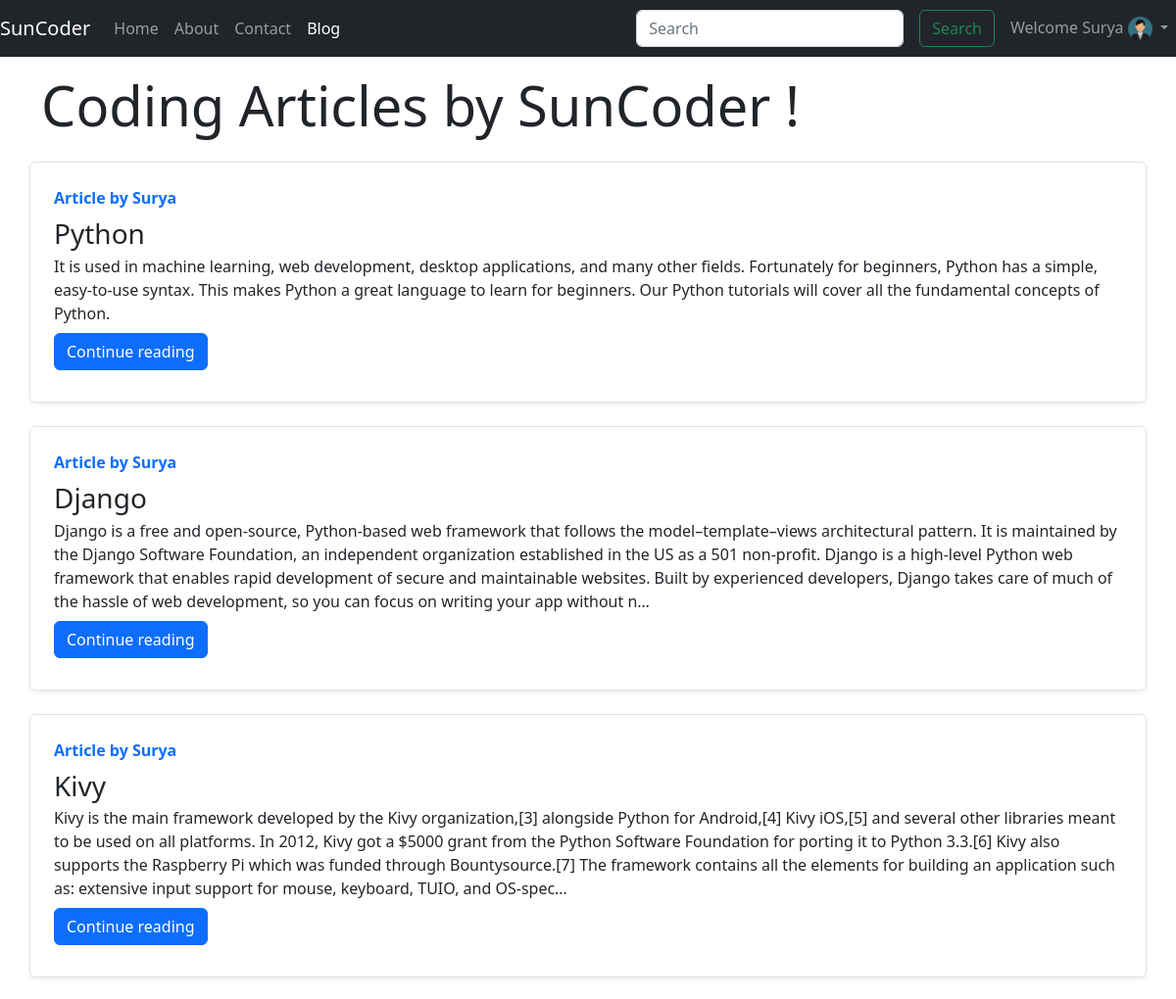
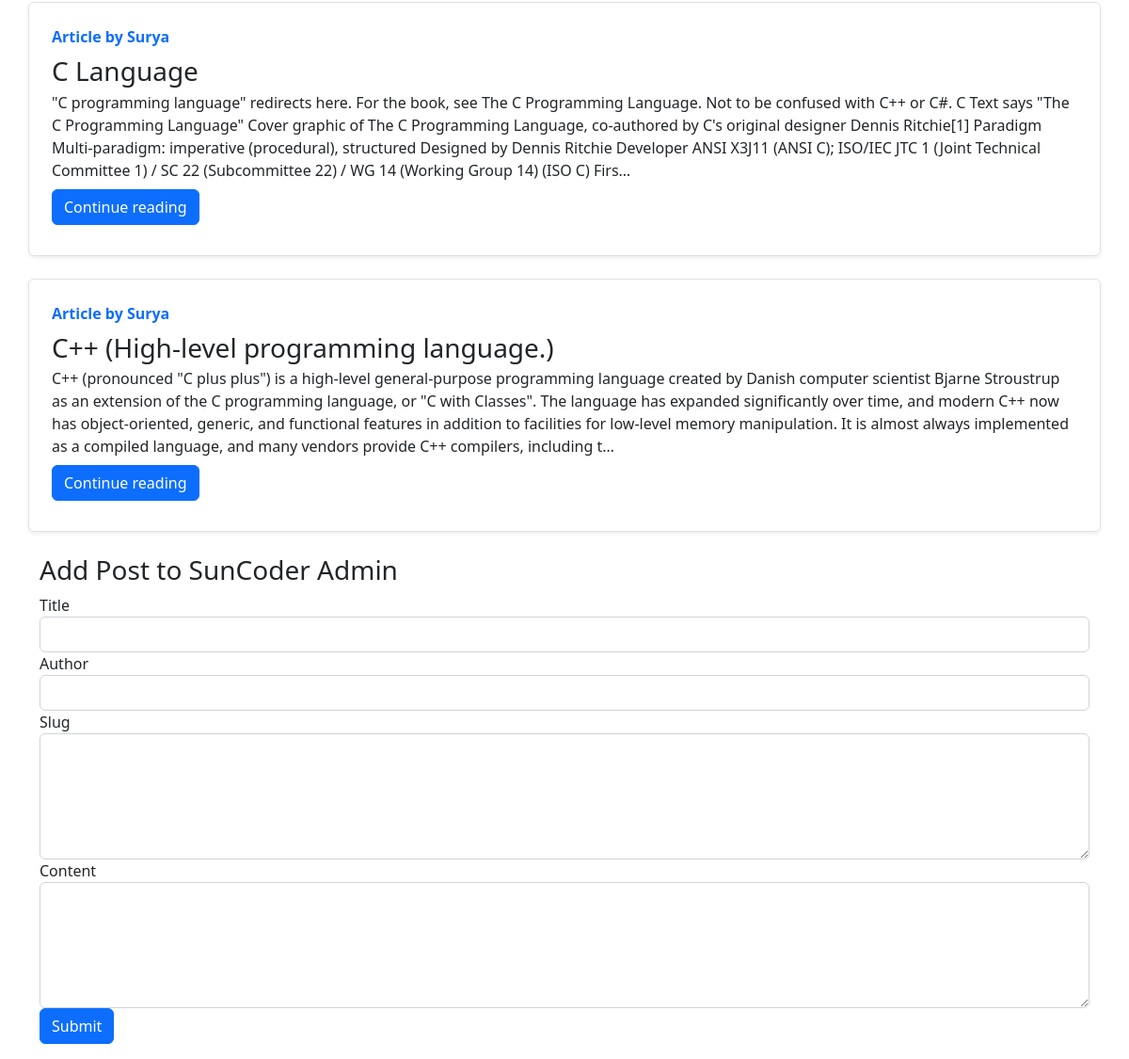
Page /blog/ (signed in) on the committed database (2 pictures, top to bottom).
### blog/models.py (models this page shows)
class Post(models.Model):
    sno=models.AutoField(primary_key=True)
    title=models.CharField(max_length=255)
    author=models.CharField(max_length=14)
    slug=models.CharField(max_length=130)
    content=models.TextField()
    timeStamp=models.DateTimeField(auto_now_add=True, blank=True)
    def __str__(self):
        return self.title + " by " + self.author

### blog/views.py (the view)
# urls.py: path('', views.blogHome, name="blogHome"),
def blogHome(request):
    allPosts=Post.objects.all()
    print(allPosts)
    context={'allPosts': allPosts}
    return render(request, 'blog/bloghome.html', context)

### templates/blog/bloghome.html (shortened to what this page needs)
{% extends 'base.html' %}
{% block blogactive %} active {% endblock blogactive %}
{% block body %}
<div class="container my-3">
    <marquee behavior = "alternate" scrollamount = "10" style = "border-radius: 10px;" bgcolor = "lightgreen"><h1 class="display-4">Coding Articles by SunCoder !</h1></marquee>
    {% for post in allPosts  %}
    <div class="row no-gutters border rounded overflow-hidden flex-md-row mb-4 shadow-sm h-md-250 my-4 position-relative">
        <div class="col p-4 d-flex flex-column position-static">
            <strong class="d-inline-block mb-2 text-primary">Article  by {{post.author}}</strong>
            <h3 class="mb-0">{{post.title}}</h3>
            <p class="card-text mb-auto">{{post.content| truncatechars:500}}</p>
            <div class="my-2">
            	<a href="/blog/{{post.slug}}" role="button" class="btn btn-primary">Continue reading</a>
            </div>
        </div>
        </div>
        {% endfor %}
    </div>
    <div class="container my-3">
        <h3>Add Post to SunCoder Admin</h3>
        <form action="blog/addPost" method="post">
          <div class="form-group">
            <label for="title">Title</label>
            <input type="title" class="form-control" id="title" name="title" aria-describedby="titleHelp">
          </div>
          <div class="form-group">
            <label for="author">Author</label>
            <input type="author" class="form-control" id="author" name="author">
          </div>
          <div class="form-group">
            <label for="slug">Slug</label>
            <textarea class="form-control" name="slug" id="slug" cols="30" rows="5"></textarea>
          </div>
          <div class="form-group">
            <label for="content">Content</label>
            <textarea class="form-control" name="content" id="content" cols="30" rows="5"></textarea>
          </div>
          <button type="submit" class="btn btn-primary">Submit</button>
        </form>
        </div>
 {% endblock body %}

### templates/base.html (shortened to what this page needs)
<!doctype html>
<html lang="en">
<head>
  <link href="https://cdn.jsdelivr.net/npm/bootstrap@5.2.3/dist/css/bootstrap.min.css" rel="stylesheet"
>
</head>
</head>
<body>
  <nav class="navbar navbar-expand-lg navbar-dark bg-dark">
    <a class="navbar-brand" href="/">SunCoder</a>
    <div class="collapse navbar-collapse" id="navbarSupportedContent">
      <ul class="navbar-nav mr-auto">
        <li class="nav-item">
          <a class="nav-link {% block homeactive %} {% endblock homeactive %}" href="/">Home</a>
        </li>
        <li class="nav-item">
          <a class="nav-link {% block aboutactive %} {% endblock aboutactive %}" href="/about">About</a>
        </li>
        <li class="nav-item">
          <a class="nav-link {% block contactactive %} {% endblock contactactive %}" href="/contact">Contact</a>
        </li>
        <li class="nav-item">
          <a class="nav-link {% block blogactive %} {% endblock blogactive %}" href="/blog">Blog</a>
        </li>
      </ul>
    </div>
    <form class="row g-3 form-inline" action='/search' method='get'>
      <div class="col-auto">
        <input class="form-control m-2 my-sm-0" type="search" placeholder="Search" aria-label="Search" name="query"
          id="query">
      </div>
      <div class="col-auto">
        <button class="btn btn-outline-success m-2 my-sm-0" type="submit">Search</button>
      </div>
    </form>
    {% if user.is_authenticated %}
    <ul class="navbar-nav">
      <li class="nav-item dropdown">
        <a class="nav-link dropdown-toggle" href="#" role="button" data-bs-toggle="dropdown" aria-expanded="false">
          Welcome {{request.user.first_name}} <img class="gb_g gbii" src="/static/img/user.png" width="" height="25" alt="25" aria-hidden="true" data-noaft="">
        </a>
      </li>
    </ul>
    {% endif %}
  </nav>
  {% block body %}
  {% endblock body %}
</body>
</html>

### rows in the picture
Post: author "Surya", title "Python", content "It is used in machine learning, web development, desktop applications, and many other fields. Fortunately for beginners, Python has a simple, easy-to-use syntax. This makes Python a great language to learn for beginners. Our Python tutorials will cover all the fundamental concepts of Python."
Post: author "Surya", title "Django", content "Django is a free and open-source, Python-based web framework that follows the model–template–views architectural pattern. It is maintained by the Django Software Foundation, an independent organization established in the US as a 501 non-profit. Django is a high-level Python web framework that enables rapid development of secure and maintainable websites. Built by experienced developers, Django takes care of much of the hassle of web development, so you can focus on writing your app without n…"
Post: author "Surya", title "Kivy", content "Kivy is the main framework developed by the Kivy organization,[3] alongside Python for Android,[4] Kivy iOS,[5] and several other libraries meant to be used on all platforms. In 2012, Kivy got a $5000 grant from the Python Software Foundation for porting it to Python 3.3.[6] Kivy also supports the Raspberry Pi which was funded through Bountysource.[7] The framework contains all the elements for building an application such as: extensive input support for mouse, keyboard, TUIO, and OS-spec…"
Post: author "Surya", title "C Language", content "\"C programming language\" redirects here. For the book, see The C Programming Language. Not to be confused with C++ or C#. C Text says \"The C Programming Language\" Cover graphic of The C Programming Language, co-authored by C's original designer Dennis Ritchie[1] Paradigm Multi-paradigm: imperative (procedural), structured Designed by Dennis Ritchie Developer ANSI X3J11 (ANSI C); ISO/IEC JTC 1 (Joint Technical Committee 1) / SC 22 (Subcommittee 22) / WG 14 (Working Group 14) (ISO C) Firs…"
Post: author "Surya", title "C++ (High-level programming language.)", content "C++ (pronounced \"C plus plus\") is a high-level general-purpose programming language created by Danish computer scientist Bjarne Stroustrup as an extension of the C programming language, or \"C with Classes\". The language has expanded significantly over time, and modern C++ now has object-oriented, generic, and functional features in addition to facilities for low-level memory manipulation. It is almost always implemented as a compiled language, and many vendors provide C++ compilers, including t…"

### other values in the picture
{{ request.user.first_name }} "Surya"
